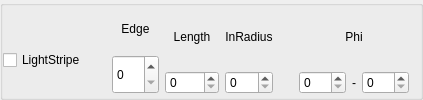
       <widget class="QGroupBox" name="groupBox_LightStripe">
        <property name="title">
         <string/>
        </property>
        <layout class="QHBoxLayout" name="horizontalLayout_29">
         <property name="leftMargin">
          <number>0</number>
         </property>
         <property name="topMargin">
          <number>3</number>
         </property>
         <property name="bottomMargin">
          <number>3</number>
         </property>
         <item>
          <layout class="QHBoxLayout" name="horizontalLayout_22">
           <item>
            <layout class="QVBoxLayout" name="verticalLayout_16">
             <item>
              <spacer name="verticalSpacer_2">
               <property name="orientation">
                <enum>Qt::Vertical</enum>
               </property>
               <property name="sizeType">
                <enum>QSizePolicy::Fixed</enum>
               </property>
               <property name="sizeHint" stdset="0">
                <size>
                 <width>62</width>
                 <height>17</height>
                </size>
               </property>
              </spacer>
             </item>
             <item>
              <widget class="QCheckBox" name="checkLightStripes">
               <property name="text">
                <string>LightStripe</string>
               </property>
              </widget>
             </item>
            </layout>
           </item>
           <item>
            <spacer name="horizontalSpacer_17">
             <property name="orientation">
              <enum>Qt::Horizontal</enum>
             </property>
             <property name="sizeType">
              <enum>QSizePolicy::Fixed</enum>
             </property>
             <property name="sizeHint" stdset="0">
              <size>
               <width>20</width>
               <height>20</height>
              </size>
             </property>
            </spacer>
           </item>
           <item>
            <layout class="QVBoxLayout" name="verticalLayout_15">
             <item>
              <widget class="QLabel" name="label_9">
               <property name="text">
                <string>Edge</string>
               </property>
               <property name="alignment">
                <set>Qt::AlignCenter</set>
               </property>
              </widget>
             </item>
             <item>
              <widget class="QSpinBox" name="spinLightStripesEdge">
               <property name="sizePolicy">
                <sizepolicy hsizetype="Minimum" vsizetype="Minimum">
                 <horstretch>0</horstretch>
                 <verstretch>0</verstretch>
                </sizepolicy>
               </property>
               <property name="contextMenuPolicy">
                <enum>Qt::NoContextMenu</enum>
               </property>
               <property name="minimum">
                <number>0</number>
               </property>
               <property name="maximum">
                <number>255</number>
               </property>
              </widget>
             </item>
            </layout>
           </item>
           <item>
            <layout class="QVBoxLayout" name="verticalLayout_14">
             <item>
              <widget class="QLabel" name="label_20">
               <property name="text">
                <string>Length</string>
               </property>
               <property name="alignment">
                <set>Qt::AlignCenter</set>
               </property>
              </widget>
             </item>
             <item>
              <widget class="QSpinBox" name="spinLightStripesLength">
               <property name="contextMenuPolicy">
                <enum>Qt::NoContextMenu</enum>
               </property>
               <property name="maximum">
                <number>9999</number>
               </property>
              </widget>
             </item>
            </layout>
           </item>
           <item>
            <layout class="QVBoxLayout" name="verticalLayout_13">
             <item>
              <widget class="QLabel" name="label_21">
               <property name="text">
                <string>InRadius</string>
               </property>
               <property name="alignment">
                <set>Qt::AlignCenter</set>
               </property>
              </widget>
             </item>
             <item>
              <widget class="QSpinBox" name="spinLightStripesInRadius">
               <property name="focusPolicy">
                <enum>Qt::WheelFocus</enum>
               </property>
               <property name="contextMenuPolicy">
                <enum>Qt::NoContextMenu</enum>
               </property>
              </widget>
             </item>
            </layout>
           </item>
           <item>
            <spacer name="horizontalSpacer_24">
             <property name="orientation">
              <enum>Qt::Horizontal</enum>
             </property>
             <property name="sizeType">
              <enum>QSizePolicy::Fixed</enum>
             </property>
             <property name="sizeHint" stdset="0">
              <size>
               <width>20</width>
               <height>41</height>
              </size>
             </property>
            </spacer>
           </item>
           <item>
            <layout class="QVBoxLayout" name="verticalLayout_12">
             <item>
              <widget class="QLabel" name="label_22">
               <property name="text">
                <string>Phi</string>
               </property>
               <property name="alignment">
                <set>Qt::AlignCenter</set>
               </property>
              </widget>
             </item>
             <item>
              <layout class="QHBoxLayout" name="horizontalLayout_11">
               <item>
                <widget class="QSpinBox" name="spinLightStripesPhiL">
                 <property name="contextMenuPolicy">
                  <enum>Qt::NoContextMenu</enum>
                 </property>
                 <property name="maximum">
                  <number>180</number>
                 </property>
                </widget>
               </item>
               <item>
                <widget class="QLabel" name="label_36">
                 <property name="text">
                  <string>-</string>
                 </property>
                 <property name="alignment">
                  <set>Qt::AlignCenter</set>
                 </property>
                </widget>
               </item>
               <item>
                <widget class="QSpinBox" name="spinLightStripesPhiH">
                 <property name="contextMenuPolicy">
                  <enum>Qt::NoContextMenu</enum>
                 </property>
                 <property name="maximum">
                  <number>180</number>
                 </property>
                </widget>
               </item>
              </layout>
             </item>
            </layout>
           </item>
          </layout>
         </item>
        </layout>
        <zorder></zorder>
       </widget>
